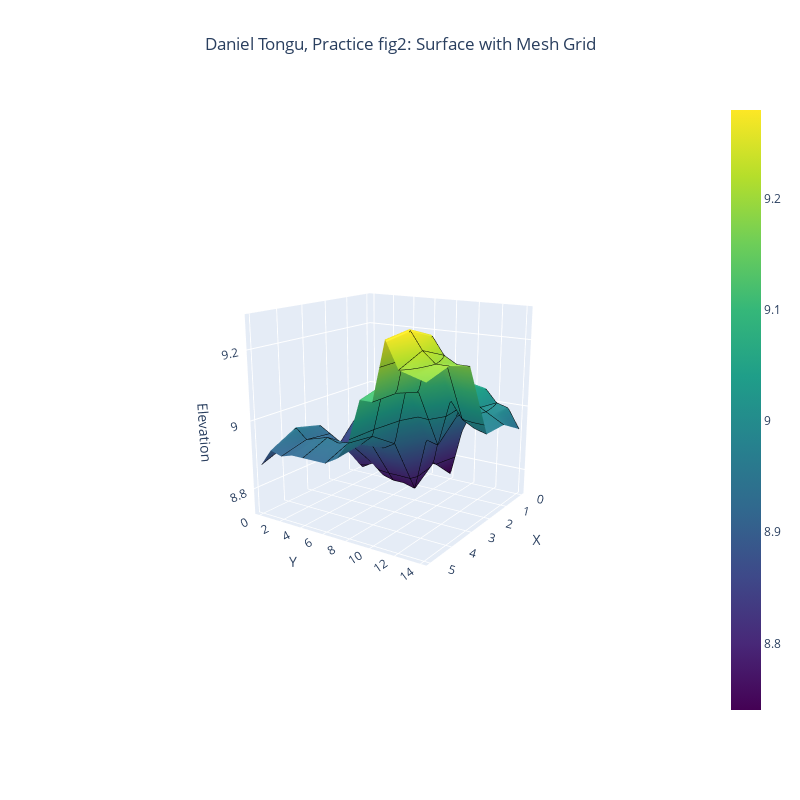

The notebook cell saved with this chart:
### Code cell
# Create a 3D surface plot with mesh grid using Plotly
fig2 = go.Figure(data=[go.Surface(
    z=z1,
    colorscale='Viridis',
    showscale=True,
    contours=dict(
        x=dict(show=True, color='black', width=1),
        y=dict(show=True, color='black', width=1),
        z=dict(show=True, color='black', width=1)
    )
)])

apply_common_layout(fig2, "fig2: Surface with Mesh Grid")

fig2.show()

### Figure 1 — Plotly figure (JSON) as saved in the notebook; plotly's stock layout.template omitted (floating-point values rounded to 4 significant figures)
{"data": [{"colorscale": [[0, "#440154"], [0.1111, "#482878"], [0.2222, "#3e4989"], [0.3333, "#31688e"], [0.4444, "#26828e"], [0.5556, "#1f9e89"], [0.6667, "#35b779"], [0.7778, "#6ece58"], [0.8889, "#b5de2b"], [1, "#fde725"]], "contours": {"x": {"color": "black", "show": true, "width": 1}, "y": {"color": "black", "show": true, "width": 1}, "z": {"color": "black", "show": true, "width": 1}}, "showscale": true, "type": "surface", "z": [[8.83, 8.89, 8.81, 8.87, 8.9, 8.87], [8.89, 8.94, 8.85, 8.94, 8.96, 8.92], [8.84, 8.9, 8.82, 8.92, 8.93, 8.91], [8.79, 8.85, 8.79, 8.9, 8.94, 8.92], [8.79, 8.88, 8.81, 8.9, 8.95, 8.92], [8.8, 8.82, 8.78, 8.91, 8.94, 8.92], [8.75, 8.78, 8.77, 8.91, 8.95, 8.92], [8.8, 8.8, 8.77, 8.91, 8.95, 8.94], [8.74, 8.81, 8.76, 8.93, 8.98, 8.99], [8.89, 8.99, 8.92, 9.1, 9.13, 9.11], [8.97, 8.97, 8.91, 9.09, 9.11, 9.11], [9.04, 9.08, 9.05, 9.25, 9.28, 9.27], [9, 9.01, 9, 9.2, 9.23, 9.2], [8.99, 8.99, 8.98, 9.18, 9.2, 9.19], [8.93, 8.97, 8.97, 9.18, 9.2, 9.18]]}], "layout": {"height": 800, "scene": {"camera": {"eye": {"x": 3, "y": 2, "z": 1}}, "xaxis": {"title": {"text": "X"}}, "yaxis": {"title": {"text": "Y"}}, "zaxis": {"title": {"text": "Elevation"}}}, "title": {"text": "Daniel Tongu, Practice fig2: Surface with Mesh Grid", "x": 0.5}, "width": 800}}
